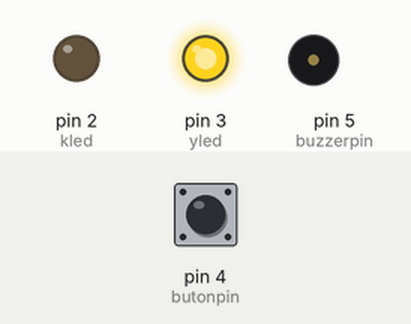
This sketch was run on a simulated Arduino Uno, built with avr-gcc and run on an emulated ATmega328P. Shown: output pins drawn as LEDs (lit = HIGH), buzzer (waves = sounding, pin HIGH). Inputs (shaded band) come from the test bench; at power-on: pin 4 (butonpin) LOW.

Above: at 1.2 s.
1.3 s: pin 4 (butonpin) pulled HIGH for 0.15 s
At 1.37 s:
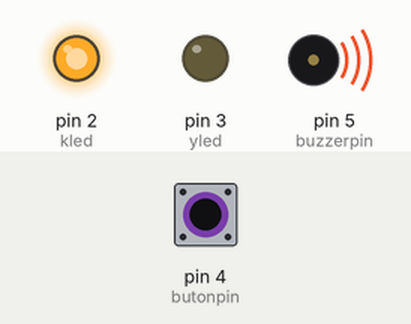
2.9 s: pin 4 (butonpin) pulled HIGH for 3.2 s
At 7.5 s:
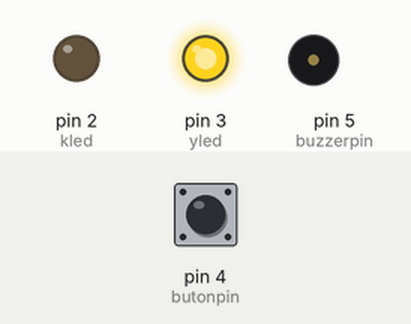
Timing chart, 0 to 9.0 s (numbered marks = the images above; inputs shaded):
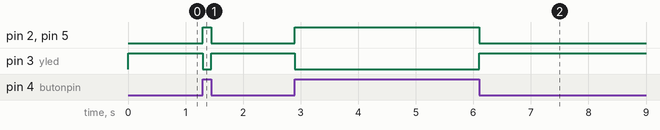

The sketch:

Led_Alarm.ino
```cpp
int kled=2;
int yled=3;
int butonpin=4;
int buton_durum;
int buzzerpin=5;

void setup()
{
  pinMode(kled,OUTPUT);
  pinMode(yled,OUTPUT);
  pinMode(buzzerpin,OUTPUT);
  pinMode(butonpin,INPUT);

}

void loop()
{
  buton_durum = digitalRead(butonpin);

  if(buton_durum==HIGH)
  {
    digitalWrite(kled,HIGH);
    digitalWrite(buzzerpin,HIGH);
    digitalWrite(yled,LOW);
  }

  else
  {
    digitalWrite(kled,LOW);
    digitalWrite(buzzerpin,LOW);
    digitalWrite(yled,HIGH);
  }
}
```

Measured:
- after the input at 1.3 s, pin 2 (kled), pin 5 (buzzerpin): LOW → HIGH at once, → LOW 0.15 s later; pin 3 (yled): HIGH → LOW at once, → HIGH 0.15 s later
- after the input at 2.9 s, pin 2 (kled), pin 5 (buzzerpin): LOW → HIGH at once, → LOW 3.2 s later; pin 3 (yled): HIGH → LOW at once, → HIGH 3.2 s later
